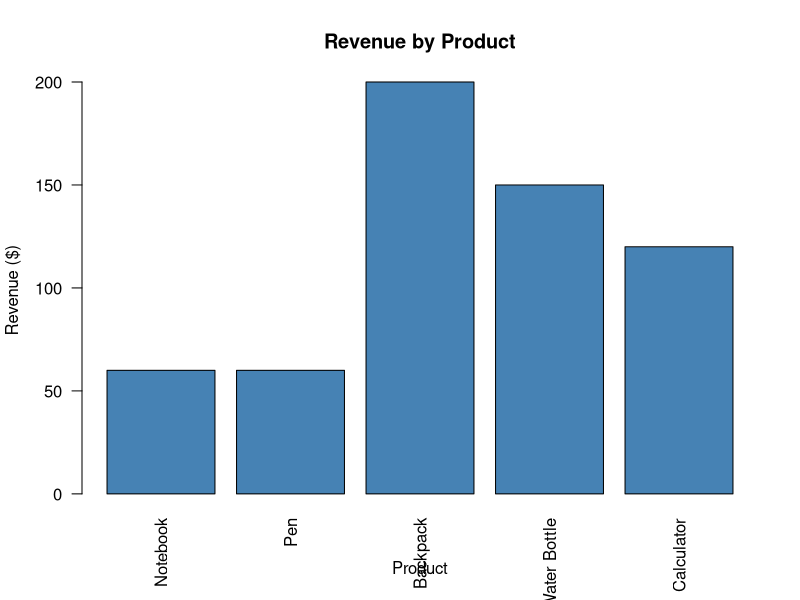

Source code (R):
# Tiny Sales Analysis Project
# This project uses only base R.

# Read the dataset.
sales <- read.csv("data/sales.csv")

# Calculate revenue for each product.
sales$revenue <- sales$units_sold * sales$price

# Calculate simple business results.
total_revenue <- sum(sales$revenue)
average_revenue <- mean(sales$revenue)
best_product <- sales$product[which.max(sales$revenue)]

# Display the results in the console.
print(sales)
cat("\nTotal revenue: $", total_revenue, "\n", sep = "")
cat("Average revenue per product: $", average_revenue, "\n", sep = "")
cat("Best-performing product: ", best_product, "\n", sep = "")

# Save the completed table.
write.csv(sales, "sales_results.csv", row.names = FALSE)

# Create and save a simple bar chart.
png("sales_chart.png", width = 900, height = 600)
barplot(
  sales$revenue,
  names.arg = sales$product,
  main = "Revenue by Product",
  xlab = "Product",
  ylab = "Revenue ($)",
  col = "steelblue",
  las = 2
)
dev.off()
